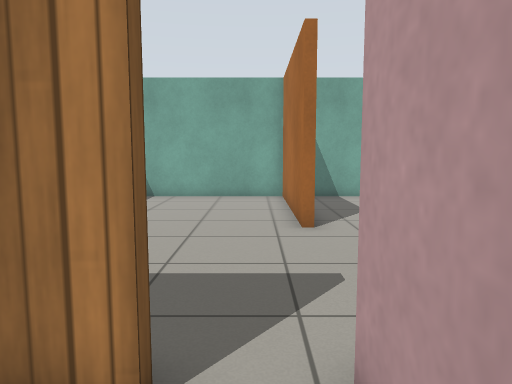
View 1 (above)

15 first-person views from a walk through a Gazebo world. The camera is 0.92 m above the floor, tilts 6° down and sees 70° across. The floor is counted in squares, 0.5 m on a side. Each view is taken from the middle of a square. On the plan, view 1 faces up. The plan holds only what a view shows up to about 18 squares ahead; the rest is blank. Gazebo's built-in surfaces are drawn with simple patterns.

View 2
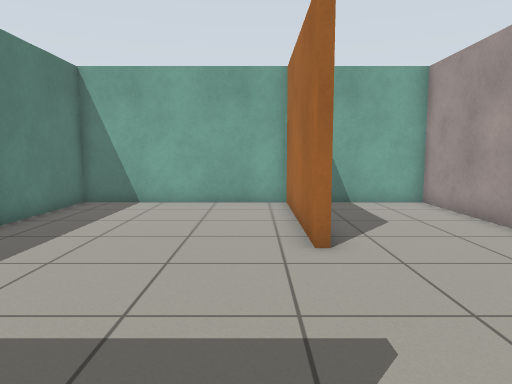

View 3
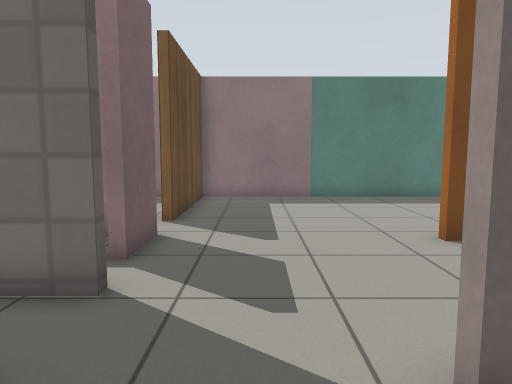

View 4
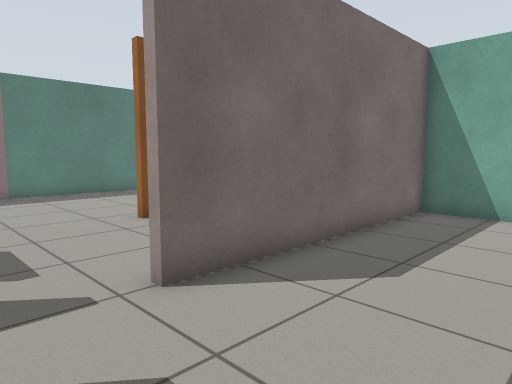

View 5
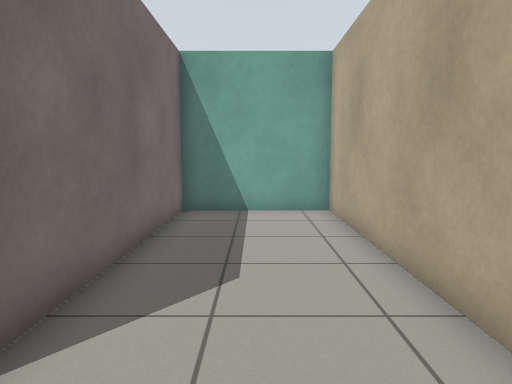

View 6
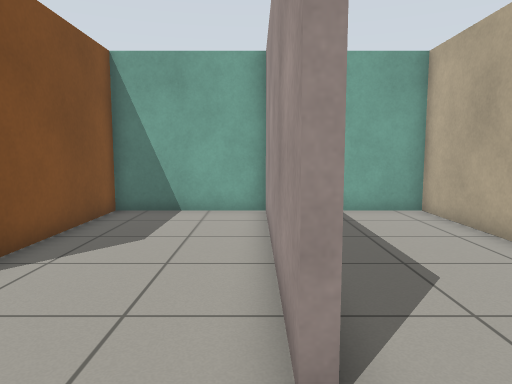

View 7
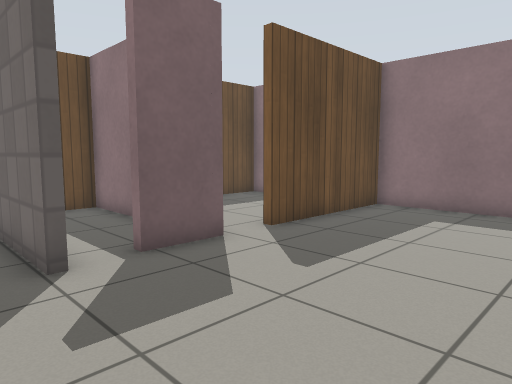

View 8
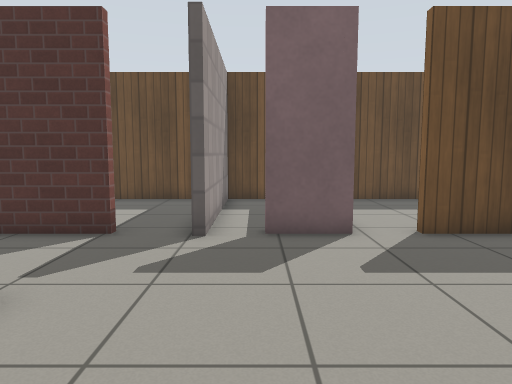

View 9
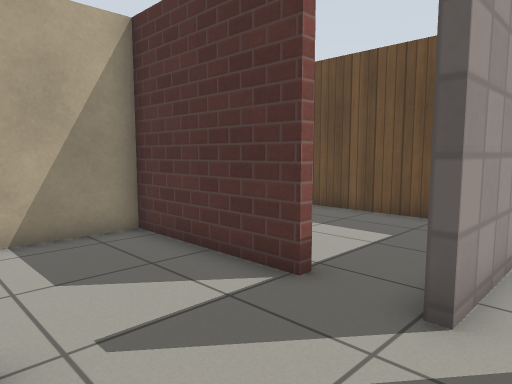

View 10
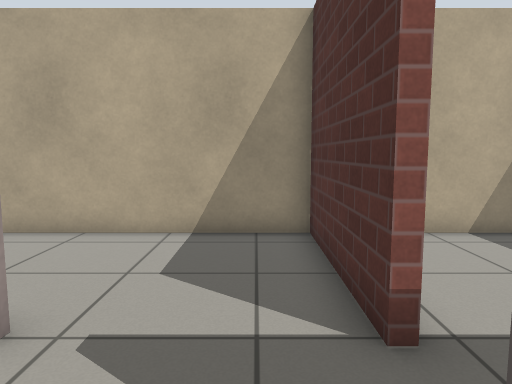

View 11
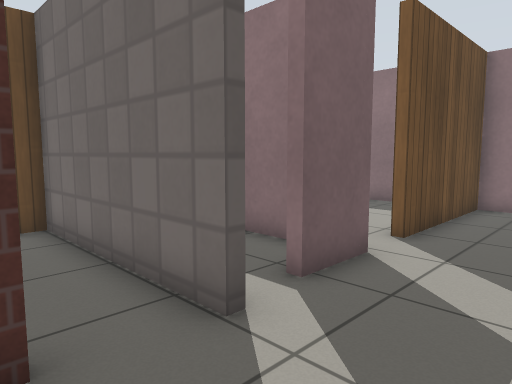

View 12
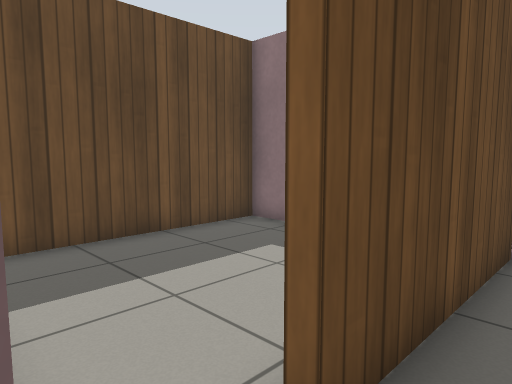

View 13
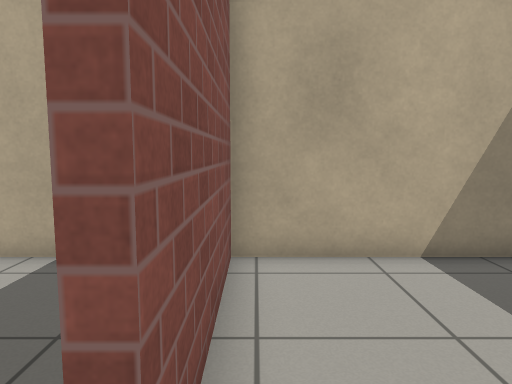

View 14
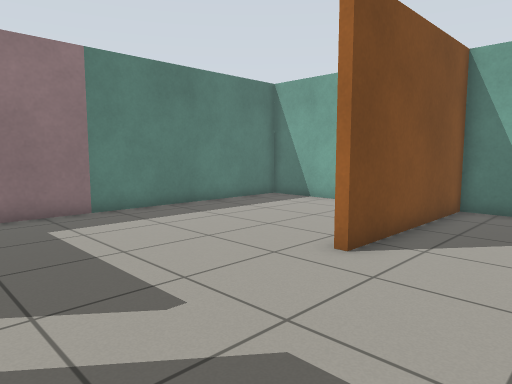

View 15
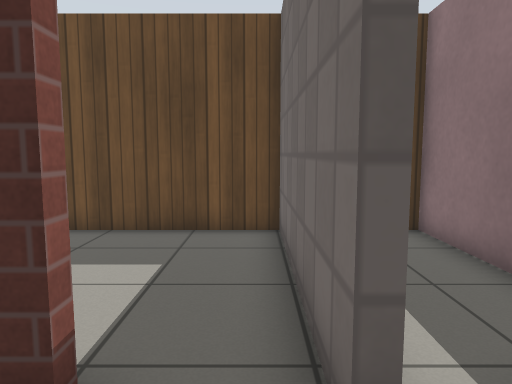

### Floor plan
Points are (right, up) in squares from view 1. A wall is a line through its corners. A room is listed if a view was taken in it or the views show most of it. See-through windows are left out.
Room 1 (views 1, 2)
walls: (-0.8, 2.7) (-0.8, 2.4) (-1.9, 2.4); (-6.5, 1) (-6.5, -3.7) (-0.3, -3.7); (0.8, 1) (0.8, 2.7)
ways out: opening at (0, 3) to room 3
Room 2 (views 3, 4, 5, 11)
walls: (6.2, 2.7) (11.4, 2.7) (11.4, 15.7) (6.6, 15.7) (6.6, 6.5)
ways out: opening at (7, 5) to room 3
Room 3 (views 6, 7, 8, 9, 10, 12, 15)
walls: (1.2, 8.9) (1.2, 15.7) (-6.5, 15.7) (-6.5, 2.7) (-0.8, 2.7); (0.8, 2.7) (2.9, 2.7); (6.3, 6.5) (6.3, 15.7) (1.5, 15.7) (1.5, 8.9)
ways out: opening at (0, 3) to room 1; opening at (7, 5) to room 2; opening at (5.5, 3) to room 4
Room 4 (views 13, 14)
walls: (11.4, -2.6) (11.4, 2.4) (6.3, 2.4); (4.4, 3) (4.4, -3.7) (10.9, -3.7)
ways out: opening at (5.5, 3) to room 3

Positions as (right, up) in squares from view 1, and headings:
1: (0, 0), facing up
2: (0, 2), facing up
3: (9, 5), facing left
4: (11, 4), facing up-left
5: (9, 4), facing up
6: (6, 4), facing up
7: (6, 9), facing down-left
8: (3, 11), facing down
9: (3, 7), facing down-right
10: (3, 4), facing right
11: (7, 6), facing down-left
12: (1, 4), facing down-left
13: (5, 2), facing right
14: (5, 3), facing up-left
15: (5, 5), facing down
